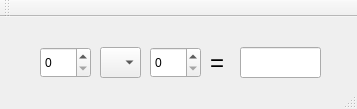
<?xml version="1.0" encoding="UTF-8"?>
<ui version="4.0">
 <class>CalculatorWidget</class>
 <widget class="QMainWindow" name="CalculatorWidget">
  <property name="geometry">
   <rect>
    <x>0</x>
    <y>0</y>
    <width>357</width>
    <height>109</height>
   </rect>
  </property>
  <property name="windowTitle">
   <string>CalculatorWidget</string>
  </property>
  <widget class="QWidget" name="centralWidget">
   <widget class="QComboBox" name="comboBox">
    <property name="geometry">
     <rect>
      <x>100</x>
      <y>30</y>
      <width>41</width>
      <height>31</height>
     </rect>
    </property>
   </widget>
   <widget class="QLineEdit" name="lineEdit">
    <property name="geometry">
     <rect>
      <x>240</x>
      <y>30</y>
      <width>81</width>
      <height>31</height>
     </rect>
    </property>
   </widget>
   <widget class="QSpinBox" name="spinBox">
    <property name="geometry">
     <rect>
      <x>40</x>
      <y>30</y>
      <width>51</width>
      <height>31</height>
     </rect>
    </property>
   </widget>
   <widget class="QSpinBox" name="spinBox_2">
    <property name="geometry">
     <rect>
      <x>150</x>
      <y>30</y>
      <width>51</width>
      <height>31</height>
     </rect>
    </property>
   </widget>
   <widget class="QLabel" name="label">
    <property name="geometry">
     <rect>
      <x>210</x>
      <y>30</y>
      <width>31</width>
      <height>31</height>
     </rect>
    </property>
    <property name="font">
     <font>
      <pointsize>18</pointsize>
     </font>
    </property>
    <property name="text">
     <string>=</string>
    </property>
   </widget>
  </widget>
  <widget class="QMenuBar" name="menuBar">
   <property name="geometry">
    <rect>
     <x>0</x>
     <y>0</y>
     <width>357</width>
     <height>21</height>
    </rect>
   </property>
  </widget>
  <widget class="QToolBar" name="mainToolBar">
   <attribute name="toolBarArea">
    <enum>TopToolBarArea</enum>
   </attribute>
   <attribute name="toolBarBreak">
    <bool>false</bool>
   </attribute>
  </widget>
  <widget class="QStatusBar" name="statusBar"/>
 </widget>
 <layoutdefault spacing="6" margin="11"/>
 <resources/>
 <connections/>
</ui>
